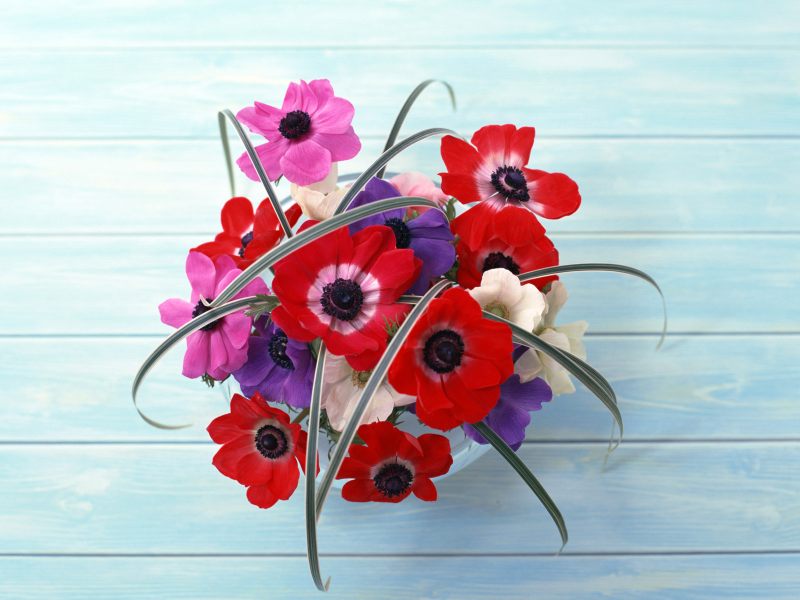
#> input picture Introduccion OpenCV/Imagenes/Flores_1.jpeg, 1600 x 1200 px, found by its file name (shown at 1/2 size)
$ python 05_Umbral.py
#> lines starting #> are read from the running program, lines starting #| are printed output that depends on the picture; after the words box and inside, x2 and y2 are one past the last pixel; in counts of white or black regions, pixels touching at a corner belong together
'''
@LD-OLGUIN===================================================================================================================================================
    Este Script se muestran los umbrales principales para hacer segmentacion. Una umbralizacion consiste en establecer un valor en escala de
    grises a partir del cual, los valores de esten por debajo de ese numero se convertiran en cero y los que sean iguales o superiores a ese
    valor se convertiran en 255.

        * Recortar que en una imagen en escala de grises
            0   => oscuridad total (No hay color)
            255 => luz total (blanco) "Equivalente a 1 en binario"

    _,imagen_resultado = cv2.threshold(imagen,Umbral,255, Tipo_de_Umbral) => Esta funcion nos permite aplicar un humbral

    Tipos de umbrales
    cv2.THRESH_BINARY     -> Valores por encima o iguales al umbral => 255; Valores inferiores al umbral => 0
    cv2.THRESH_BINARY_INV -> Similar al anterior pero alreves, valores superiores o iguales al umbral =>0; valores inferiores al umbral => 255

    * Mas informacion sobre los Umbrales:
        https://omes-va.com/simple-thresholding/

==============================================================================================================================================================
'''

import numpy as np
import cv2
# Libreria para redimensionar nuestras imagenes
import imutils

flor = cv2.imread(r"/home/lolguin/Desktop/OpenCV/Introduccion/Flores_1.jpeg",1)
#> flor is the input picture: shape (1200, 1600, 3); mean B, G, R 190.4, 182.4, 185.8
# Redimensionamos nuestra imagen
flor = imutils.resize(flor,width = 400)
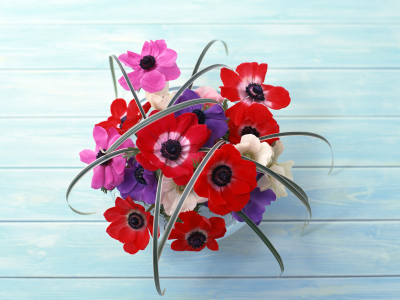
#> flor: shape (300, 400, 3); mean B, G, R 190.4, 182.4, 185.8

# Obtenemos una copia
copia = cv2.cvtColor(flor,cv2.COLOR_BGR2GRAY)
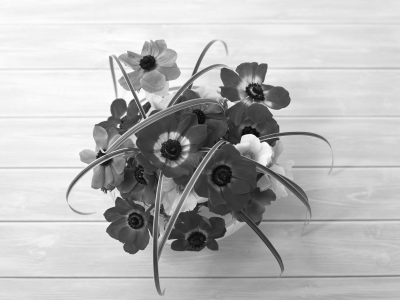
#> copia: shape (300, 400); min 9, max 254, mean 184.3


# Umbral Sencillo
[_,umbralBinario] = cv2.threshold(copia,160,255,cv2.THRESH_BINARY_INV)
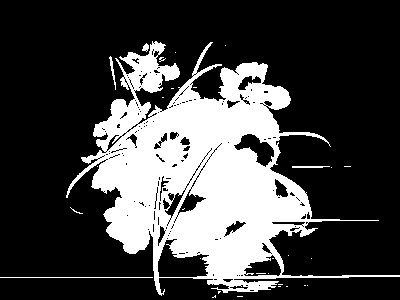
#> umbralBinario: shape (300, 400); 27% white; 30 white regions (25 under 20 px), largest, box (x1, y1, x2, y2) and area: (66, 41, 400, 296) 31989, (0, 277, 153, 278) 153, (109, 56, 116, 90) 70, (292, 166, 330, 168) 69, (142, 43, 149, 52) 39

# La funcion bitwise explicada en clase permite hacer operaciones binarias entre las imagenes para aplicar color en una region
# o remover el color de esa region
ImagenFiltrada = cv2.bitwise_and(flor,flor, mask = umbralBinario)
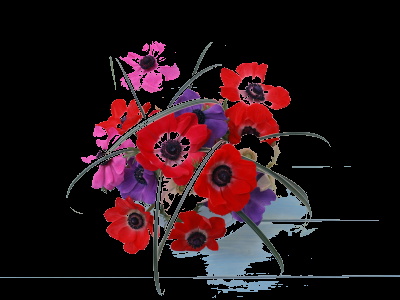
#> ImagenFiltrada: shape (300, 400, 3); mean B, G, R 23.6, 18.7, 38.8

cv2.imshow("Original", flor)
cv2.imshow("Gris",copia)
cv2.imshow("Umbral binario",umbralBinario)
cv2.imshow("Final",ImagenFiltrada)
cv2.waitKey(0)

$ run again, with Introduccion OpenCV/Imagenes/Rosas.jpeg copied over Introduccion OpenCV/Imagenes/Flores_1.jpeg
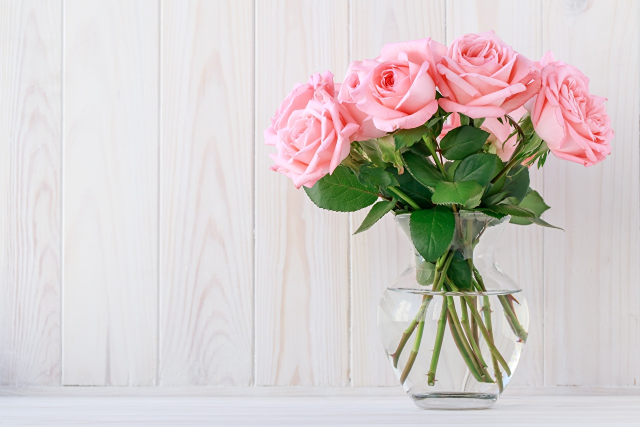
#> input picture Introduccion OpenCV/Imagenes/Rosas.jpeg, 1280 x 853 px, found by its file name (shown at 1/2 size)
#> flor is the input picture: shape (853, 1280, 3); mean B, G, R 201.4, 203.3, 210.5
#> flor: shape (266, 400, 3)
#> `[_,umbralBinario] = cv2.threshold(copia,160,255,cv2.THRESH_BINARY_INV)`:
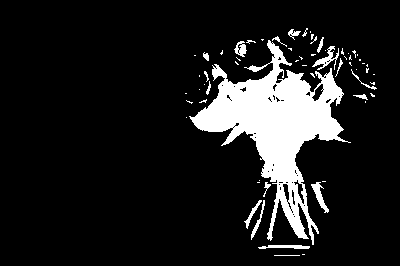
#> umbralBinario: shape (266, 400); 11.7% white; 62 white regions (44 under 20 px), largest, box (x1, y1, x2, y2) and area: (189, 40, 351, 245) 10900, (312, 46, 339, 70) 205, (311, 182, 329, 213) 191
#> `ImagenFiltrada = cv2.bitwise_and(flor,flor, mask = umbralBinario)`:
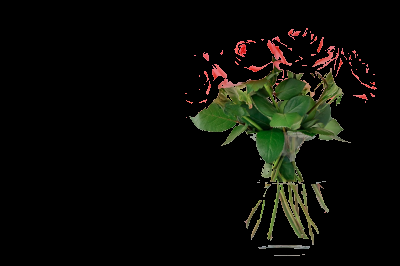
#> ImagenFiltrada: shape (266, 400, 3); mean B, G, R 7, 11.9, 11.4
